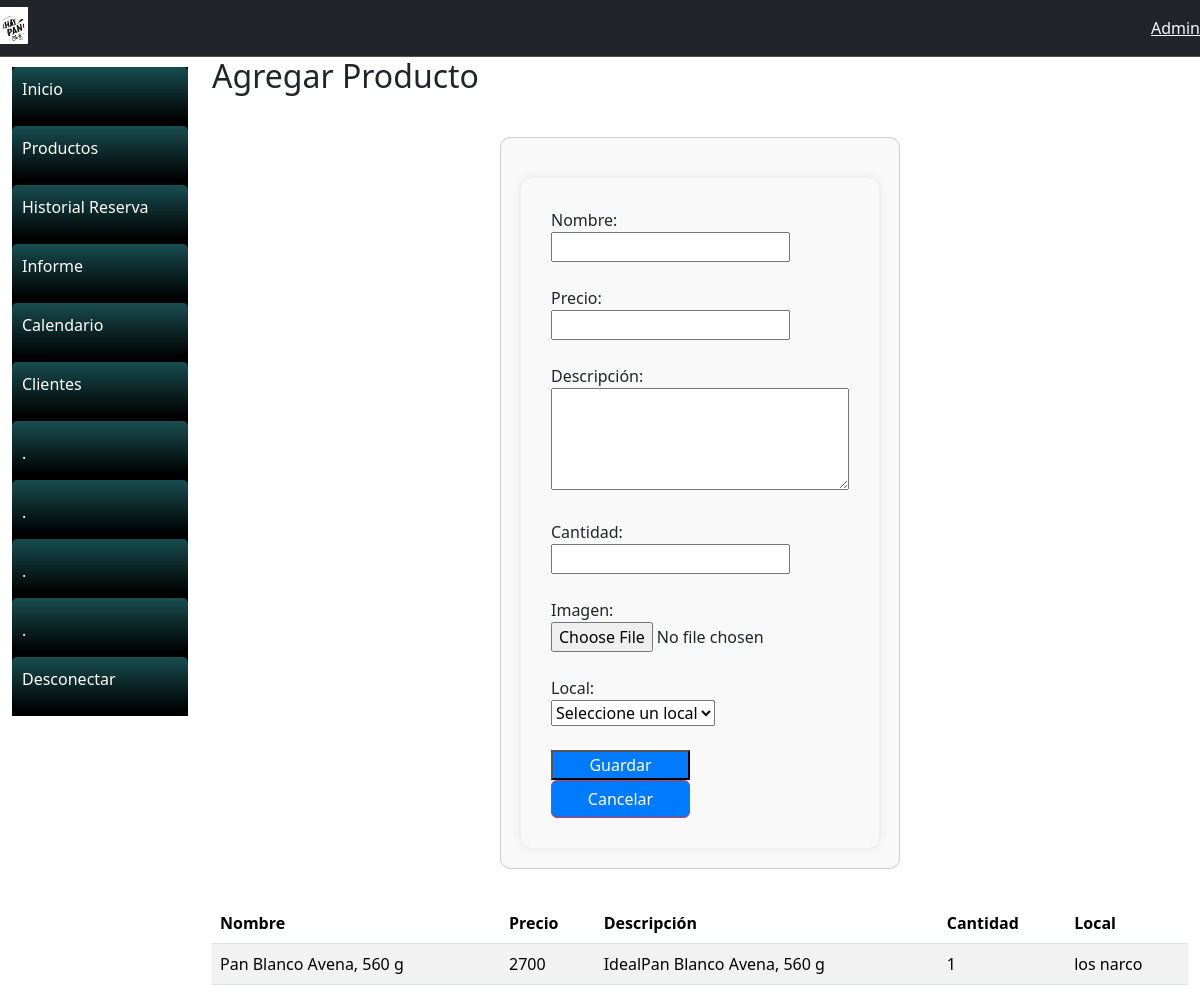
/registroProducto/ (signed in), run on the app's committed database.
### gestionReserva/models.py (models this page shows, shortened)
class Producto(models.Model):
    nombre = models.CharField(max_length=50, null=False)
    descripcion = models.CharField(max_length=250, null=True, blank=True)
    cantidad = models.IntegerField(default=0)
    precio = models.IntegerField(default=0)
    imagen = models.ImageField(upload_to="Producto", null=True)
    local = models.ForeignKey(Local, on_delete=models.CASCADE, default=1)

class Local(models.Model):
    nombre = models.CharField(max_length=50, null=False)
    direccion = models.CharField(max_length=90, null=False)
    duenio = models.ForeignKey(
        Comerciante, on_delete=models.CASCADE, default=1)

### gestionReserva/views.py (the view)
# urls.py: path('registroProducto/', views.registroProducto, name='registroProducto'),
@login_required
def registroProducto(request):
    user = request.user
    try:
        local = Local.objects.get(duenio=user)
        if request.method == 'POST':
            form = ProductoForm(request.POST, request.FILES)
            if form.is_valid():
                producto = form.save(commit=False)
                producto.local = local  # Asociar el producto al local del usuario
                producto.save()
                messages.success(request, "Producto guardado correctamente")
                return redirect('index')
            else:
                messages.error(
                    request, "Ha ocurrido un error al guardar el producto")
        else:
            form = ProductoForm()
            locales_usuario = Local.objects.filter(duenio=user)
            productos = Producto.objects.order_by('-id')
            return render(request, 'registroProducto.html', {'form': form, 'locales': locales_usuario, 'productos': productos})
    except Local.DoesNotExist:
        messages.error(
            request, "Para agregar un producto, primero necesitas registrar un local")
        return redirect('local')
    return HttpResponse()

### gestionReserva/forms.py
class ProductoForm(forms.ModelForm):
    class Meta:
        model = Producto
        fields = ['nombre', 'descripcion','cantidad', 'precio', 'imagen', 'local']

### gestionReserva/templates/cliente/registroProducto.html (shortened to what this page needs)
{% extends 'cliente/base.html' %}
{% load static %}
{% block content %}
  <h2>Agregar Producto</h2>
  <div class="outer-box">
    <div class="inner-box">
      <div class="form-box">
        <form action="{% url 'registroProducto' %}" method="POST" enctype="multipart/form-data">
          <label for="nombre">Nombre:</label><br />
          <input type="text" id="nombre" name="nombre" required /><br /><br />
          <label for="precio">Precio:</label><br />
          <input type="number" id="precio" name="precio" required /><br /><br />
          <label for="descripcion">Descripción:</label><br />
          <textarea id="descripcion" name="descripcion" rows="4" cols="30" required></textarea><br /><br />
          <label for="cantidad">Cantidad:</label><br />
          <input type="number" id="cantidad" name="cantidad" required /><br /><br />
          <label for="imagen">Imagen:</label><br />
          <input type="file" id="imagen" name="imagen" accept="image/*" required /><br /><br />
          <label for="local">Local:</label><br />
          <select id="local" name="local" required>
            <option value="" disabled selected>Seleccione un local</option>
          </select><br /><br />
          <button type="submit">Guardar</button>
          <button type="submit" class="btn btn-danger " id="cancelButton">Cancelar</button>
        </form>
      </div>
    </div>
  </div>
  <div class="table-wrapper">
    <div class="table-box">
      <table class="table table-striped">
        <thead>
          <tr>
            <th>Nombre</th>
            <th>Precio</th>
            <th>Descripción</th>
            <th>Cantidad</th>
            <th>Local</th>
          </tr>
        </thead>
        <tbody>
          {% for producto in productos|slice:"0:5" %}
            <tr>
              <td>{{ producto.nombre }}</td>
              <td>{{ producto.precio }}</td>
              <td>{{ producto.descripcion }}</td>
              <td>{{ producto.cantidad }}</td>
              <td>{{ producto.local.nombre }}</td>
            </tr>
          {% endfor %}
        </tbody>
      </table>
    </div>
  </div>
{% endblock %}

### gestionReserva/static/css/style.css (style rules this page uses)
.outer-box { display: flex; justify-content: center; align-items: center; height: 100vh; }
.inner-box { width: 400px; padding: 20px; border: 1px solid #ccc; border-radius: 10px; background-color: #f9f9f9; }
.form-box { margin-top: 20px; background-color: #f9f9f9; padding: 30px; border-radius: 10px; box-shadow: 0 0 10px rgba(0, 0, 0, 0.1); max-width: 400px; width: 100%; }
button[type="submit"], button[type="button"] { width: calc(50% - 10px); margin-right: 10px; }
button[type="submit"] { background-color: #007bff; color: #fff; }
.table-wrapper { max-height: 300px; overflow-y: scroll; }

### data on the page
Producto: nombre "Pan Blanco Avena, 560 g", precio "2700", descripcion "IdealPan Blanco Avena, 560 g", cantidad "1", local.nombre "los narco"
